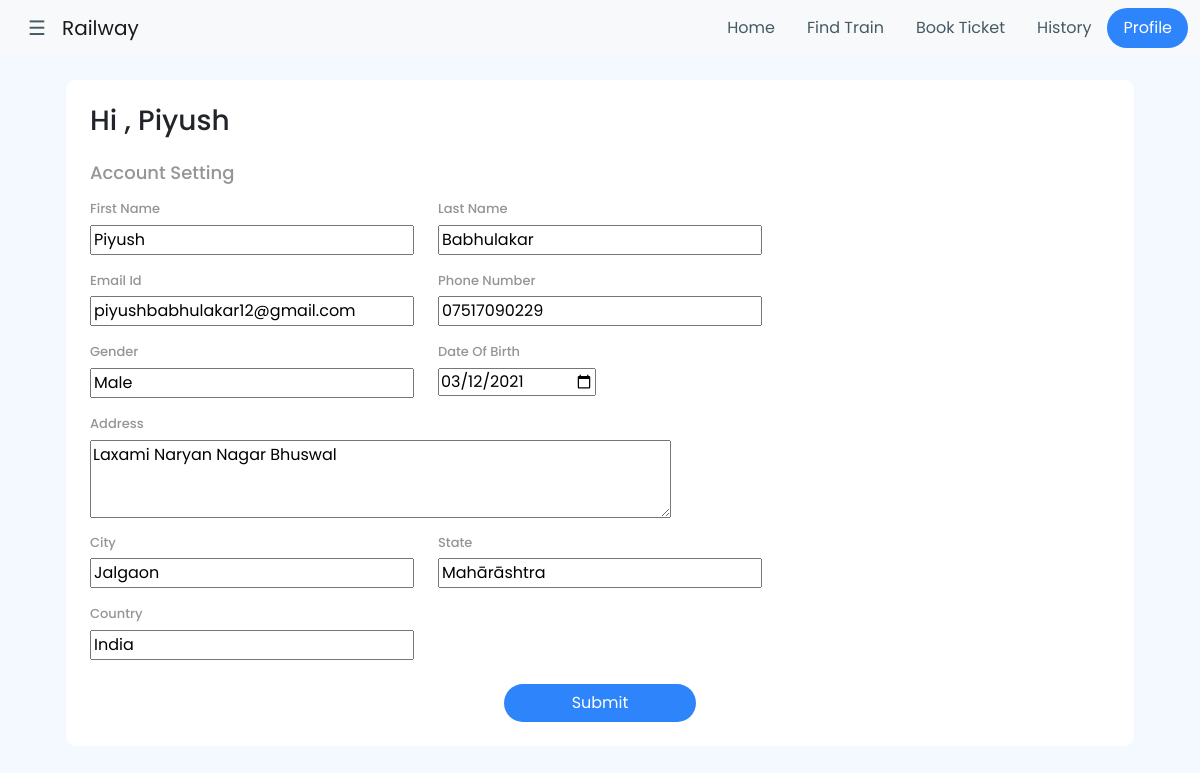
/Railway/profile.php (signed in), run on the app's committed database.
### tables this page shows
CREATE TABLE `regi` (
  `id` int(255) NOT NULL,
  `f_name` varchar(255) NOT NULL,
  `l_name` varchar(255) NOT NULL,
  `email` varchar(255) NOT NULL,
  `phone` varchar(255) NOT NULL,
  `pass` varchar(255) NOT NULL,
  `cpass` varchar(255) NOT NULL,
  `gender` varchar(255) NOT NULL,
  `birth_date` varchar(255) NOT NULL,
  `address` varchar(255) NOT NULL,
  `city` varchar(255) NOT NULL,
  `state` varchar(255) NOT NULL,
  `country` varchar(255) NOT NULL
);

### Railway/profile.php (the view, shortened to what this page needs)
<!DOCTYPE html>
<html>
<head>
    <link href="https://cdn.jsdelivr.net/npm/bootstrap@5.0.0-beta2/dist/css/bootstrap.min.css" rel="stylesheet">
<link rel="stylesheet" href="https://stackpath.bootstrapcdn.com/font-awesome/4.7.0/css/font-awesome.min.css">
</head>
<body>
<form method="post">
 <nav class="navbar navbar-expand-lg navbar-light bg-light">
  <div class="container-fluid">
    <a class="navbar-brand" href="#"><span style="font-size:20px;cursor:pointer;color: #455A64;" onclick="openNav()">&nbsp &nbsp&#9776;</span>&nbsp&nbsp  Railway</a>
    <div class="collapse navbar-collapse justify-content-end" id="navbarSupportedContent">
      <ul class="nav justify-content-end">
  <li class="nav-item">
    <a class="nav-link nav_link" aria-current="page" href="index.php" style="color: #455A64; border-radius: 50px;">Home</a>
  </li>
  <li class="nav-item">
    <a class="nav-link nav_link" href="find_train.php" style="color: #455A64; border-radius: 50px;">Find Train</a>
  </li>
  <li class="nav-item">
    <a class="nav-link nav_link" href="resurvation.php" style="color: #455A64; border-radius: 50px;">Book Ticket</a>
  </li>
  <li class="nav-item">
    <a class="nav-link nav_link" href="booking_histoy.php" style="color: #455A64; border-radius: 50px;">History</a>
  </li>
  <li class="nav-item">
    <a class="nav-link nav_link" href="profile.php" style="background:#2D84FB; border-radius: 50px; color: #fff;">Profile</a>
  </li>
</ul>
    </div>
  </div>
</nav>
<div class="container mt-4">
	<div class="row">
		<div class="col-md-12">
			<div class="container">
              <div style="background: #fff; border-radius: 10px;">
	             <div class="container">
	             	<?php
$conn = mysqli_connect("localhost","root","","railway");
$email = $_SESSION['email'];
$sql = " select * from regi where email = '$email' ";
$arun = mysqli_query($conn,$sql);
$rowdgsg = mysqli_fetch_array($arun);
$id = $rowdgsg['id'];
?>
<?php
$conn = mysqli_connect("localhost","root","","railway");
$sql = " select * from regi where id = '$id' ";
$run = mysqli_query($conn,$sql);
$row = mysqli_fetch_array($run);
?>
<br>
<h3>Hi , <?php echo $row['f_name']; ?></h3>
<h2 class="head_tex_p mt-4">Account Setting</h2>
<div class="row mt-2">
	<div class="col-md-4">
		<h6 class="head_tex" style="padding-top: 10px;">First Name</h6>
		<input type="text" name="f_name" value="<?php echo $row['f_name']; ?>">
	</div>
	<div class="col-md-4">
		<h6 class="head_tex" style="padding-top: 10px;">Last Name</h6>
		<input type="text" name="l_name" value="<?php echo $row['l_name']; ?>">
	</div>
</div>
<div class="row mt-2">
	<div class="col-md-4">
		<h6 class="head_tex" style="padding-top: 10px;">Email Id</h6>
		<input type="text" name="email" value="<?php echo $row['email']; ?>">
	</div>
	<div class="col-md-4">
		<h6 class="head_tex" style="padding-top: 10px;">Phone Number</h6>
		<input type="text" name="phone" value="<?php echo $row['phone']; ?>">
	</div>
</div>
<div class="row mt-2">
	<div class="col-md-4">
		<h6 class="head_tex" style="padding-top: 10px;">Gender</h6>
		<input type="text" name="gender" value="<?php echo $row['gender']; ?>">
	</div>
	<div class="col-md-4">
		<h6 class="head_tex" style="padding-top: 10px;">Date Of Birth</h6>
		<input type="date" name="birth_date" value="<?php echo $row['birth_date']; ?>">
	</div>
</div>
<div class="row mt-2">
	<div class="col-md-6">
		<h6 class="head_tex" style="padding-top: 10px;">Address</h6>
		<textarea name="address" cols="40" rows="3"><?php echo $row['address']; ?></textarea>
	</div>
</div>
	 <div class="row ">
	 	<div class="col-md-4">
	 		<h6 class="head_tex" style="padding-top: 10px;">City</h6>
	 		<input type="text" name="city" value="<?php echo $row['city']; ?>">
	 	</div>
	 	<div class="col-md-4">
	 		<h6 class="head_tex" style="padding-top: 10px;">State</h6>
	 		<input type="text" name="state" value="<?php echo $row['state']; ?>">
	 	</div>
	 </div>
	 <div class="row mt-2">
	 	<div class="col-md-4">
	 		<h6 class="head_tex" style="padding-top: 10px;">Country</h6>
	 		<input type="text" name="country" value="<?php echo $row['country']; ?>">
	 	</div>
	 </div>
<br>
	 <center><input type="submit" name="submit" value="Submit" class="btn rounded-pill" style="background: #2D84FB; color: #fff; width: 12rem;"></center>
<br>
</div>
				</div>
			</div>
		</div>
	</div>
</div>
<br><br>
</form>
</body>
</html>

### Railway/profile.php (style rules this page uses)
body { font-family: 'Poppins', sans-serif; background: #F4F9FF; }
.head_tex { color: #969494; font-size: 13px; }
.head_tex_p { color: #969494; font-size: 18px; }

### data on the page
regi: f_name "Piyush", l_name "Babhulakar", email "piyushbabhulakar12@gmail.com", phone "07517090229", gender "Male", birth_date "03/12/2021", address "Laxami Naryan Nagar Bhuswal", city "Jalgaon", state "Mahārāshtra", country "India"
